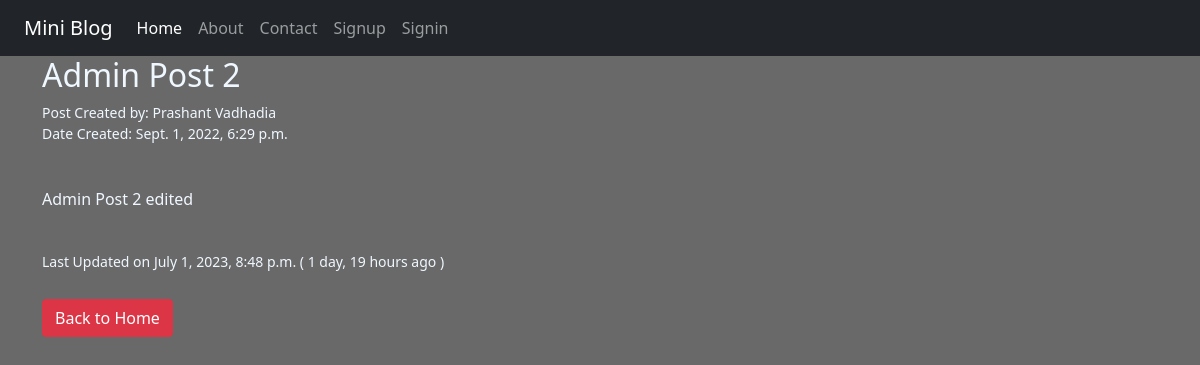
Screenshot of /post/12/ with the database file from the repository.
### blog/models.py (models this page shows)
class post(models.Model):
    user = models.ForeignKey(User, on_delete=models.CASCADE)
    title = models.CharField(max_length=150)
    desc = FroalaField(theme='dark')
    created = models.DateTimeField(auto_now_add=True)
    updated = models.DateTimeField(auto_now=True)

### blog/views.py (the view)
# urls.py: path('post/<int:pk>/', views.PostDetailView.as_view(), name='post'),
class PostDetailView(DetailView):
    model = post
    template_name = 'blog/post.html'

### blog/templates/blog/post.html
{% extends 'blog/base.html' %}
{% load static %}
{% block content %}
    <h2>{{post.title}}</h2>
    <small>Post Created by: {{post.user.first_name}} {{post.user.last_name}}</small>
    <small>Date Created: {{post.created}}</small><br><br>
    <p>{{post.desc|safe}}</p><br>
    <small>
        Last Updated on {{post.updated}}
        ( {{ post.updated|timesince }} ago )
    </small><br><br>
    <div>
        <a href=" {% url 'home' %} " class='btn btn-danger'>Back to Home</a>
    </div>
{% endblock content %}

### blog/static/blog/css/style.css (style rules this page uses)
body { background-color: dimgrey; color: aliceblue; }

### rows the page displays
post: title "Admin Post 2", user.first_name "Prashant", user.last_name "Vadhadia", created "Sept. 1, 2022, 6:29 p.m.", desc "Admin Post 2 edited", updated "July 1, 2023, 8:48 p.m.", updated "1 day, 19 hours"
